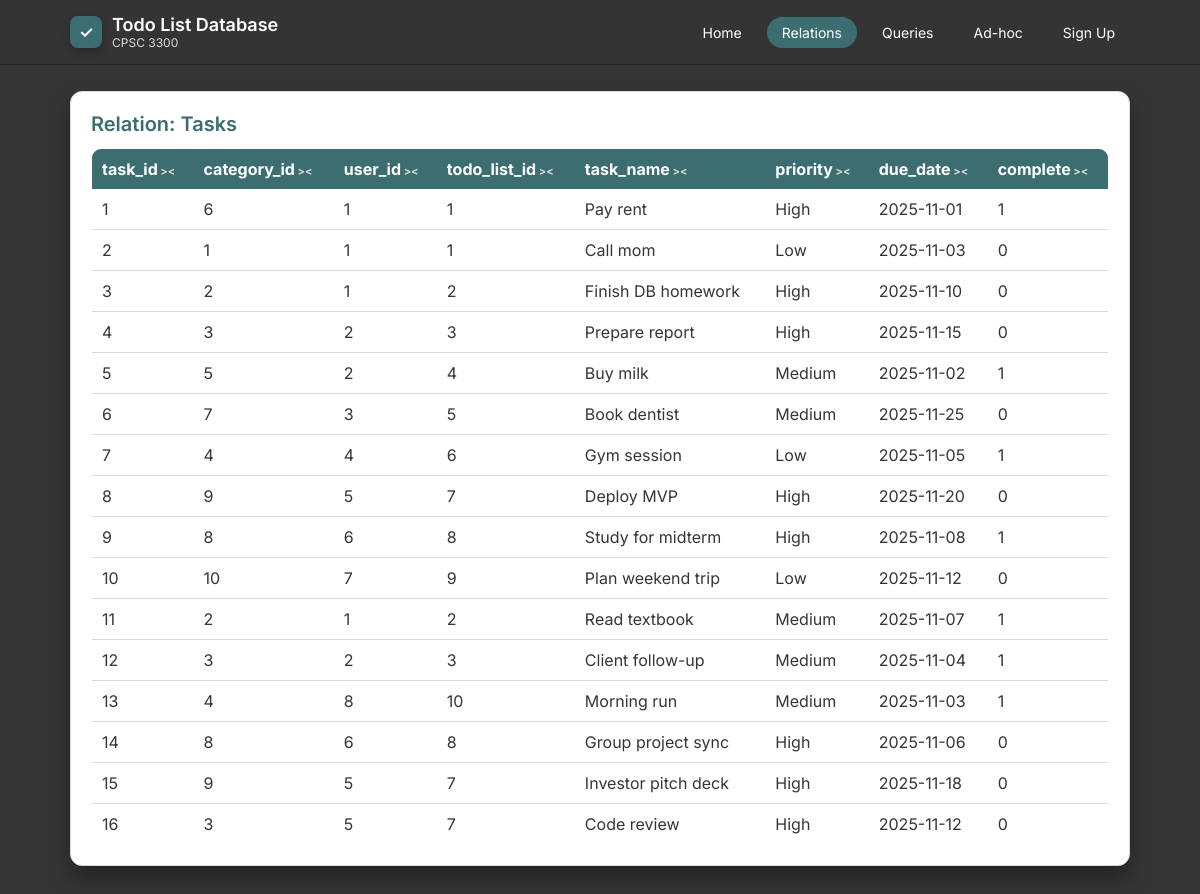
The page /relations.php?table=Tasks on the database its author committed.
### tables this page shows
CREATE TABLE Tasks (
    task_id      INT AUTO_INCREMENT PRIMARY KEY,
    category_id  INT NOT NULL,
    user_id      INT NOT NULL,
    todo_list_id INT NOT NULL,
    task_name         VARCHAR(200) NOT NULL,
    priority     ENUM('Low','Medium','High') NOT NULL DEFAULT 'Medium',
    due_date     DATE,
    complete     TINYINT(1) NOT NULL DEFAULT 0,

    FOREIGN KEY (category_id)  REFERENCES Category(category_id),
    FOREIGN KEY (user_id)      REFERENCES Users(user_id),
    FOREIGN KEY (todo_list_id) REFERENCES Todo_List(todo_list_id)
);

### relations.php (the view, shortened to what this page needs)
<?php
include 'db.php';
include 'header.php';
$currentTable = isset($_GET['table']) ? $_GET['table'] : null;
    ?>
<div class="card">
    <h2>Relation: <?php echo htmlspecialchars($currentTable); ?></h2>
    <?php
    try {
        $stmt = $pdo->query("SELECT * FROM $currentTable");
        $rows = $stmt->fetchAll();
        if (!$rows) {
            echo "<p>No data in this table.</p>";
        } else {
            echo "<table>";
            echo "<thead><tr>";
            foreach (array_keys($rows[0]) as $colName) {
                echo "<th class=\"sortable\">" . htmlspecialchars($colName) . "</th>";
            }
            echo "</tr></thead>";
            echo "<tbody>";
            foreach ($rows as $row) {
                echo "<tr>";
                foreach ($row as $val) {
                    echo "<td>" . htmlspecialchars((string)$val) . "</td>";
                }
                echo "</tr>";
            }
            echo "</tbody>";
            echo "</table>";
        }
    } catch (PDOException $e) {
        echo "<p><strong>Error reading table:</strong> " . htmlspecialchars($e->getMessage()) . "</p>";
    }
    ?>
</div>
</div></body></html>

### header.php (style rules this page uses)
:root { --bg-dark: #353535; --bg-card: #ffffff; --accent-blue: #3c6e71; --accent-blue2: #284b63; --text-light: #ffffff; --text-dark: #353535; --grey-soft: #d9d9d9; --radius: 12px; --shadow: 0 12px 22px rgba(0,0,0,0.35); }
* { box-sizing: border-box; }
body { margin: 0; padding: 0; background: var(--bg-dark); font-family: "Inter", sans-serif; color: var(--text-light); }
.card { background: var(--bg-card); border-radius: var(--radius); border: 1px solid var(--grey-soft); box-shadow: var(--shadow); padding: 20px; margin-bottom: 24px; color: var(--text-dark); }
.card h2 { margin: 0; font-size: 20px; font-weight: 600; color: var(--accent-blue); }
table { width: 100%; border-collapse: collapse; margin-top: 12px; background: var(--bg-card); border: 1px solid var(--grey-soft); border-radius: 10px; overflow: hidden; color: var(--text-dark); }
th { background: var(--accent-blue); padding: 10px; color: white; text-align: left; }
td { padding: 10px; border-bottom: 1px solid var(--grey-soft); }
th.sortable { cursor: pointer; }
th.sortable::after { content: ' ><'; font-size: 11px; color: var(--grey-soft); }

### rows shown on the page
tasks: val "1", category "6", task_name "Pay rent", priority "High", due_date "2025-11-01"
tasks: task_id "2", val "1", task_name "Call mom", priority "Low", due_date "2025-11-03", complete "0"
tasks: task_id "3", val "2", user "1", task_name "Finish DB homework", priority "High", due_date "2025-11-10", complete "0"
tasks: task_id "4", val "3", user "2", task_name "Prepare report", priority "High", due_date "2025-11-15", complete "0"
tasks: val "5", user "2", todo_list "4", task_name "Buy milk", priority "Medium", due_date "2025-11-02", complete "1"
tasks: task_id "6", category "7", user "3", todo_list "5", task_name "Book dentist", priority "Medium", due_date "2025-11-25", complete "0"
tasks: task_id "7", val "4", todo_list "6", task_name "Gym session", priority "Low", due_date "2025-11-05", complete "1"
tasks: task_id "8", category "9", user "5", todo_list "7", task_name "Deploy MVP", priority "High", due_date "2025-11-20", complete "0"
tasks: task_id "9", val "8", user "6", task_name "Study for midterm", priority "High", due_date "2025-11-08", complete "1"
tasks: val "10", user "7", todo_list "9", task_name "Plan weekend trip", priority "Low", due_date "2025-11-12", complete "0"
tasks: task_id "11", val "2", val "1", task_name "Read textbook", priority "Medium", due_date "2025-11-07"
tasks: task_id "12", val "3", user "2", task_name "Client follow-up", priority "Medium", due_date "2025-11-04", complete "1"
tasks: task_id "13", category "4", user "8", todo_list "10", task_name "Morning run", priority "Medium", due_date "2025-11-03", complete "1"
tasks: task_id "14", val "8", user "6", task_name "Group project sync", priority "High", due_date "2025-11-06", complete "0"
tasks: task_id "15", category "9", user "5", todo_list "7", task_name "Investor pitch deck", priority "High", due_date "2025-11-18", complete "0"
tasks: task_id "16", category "3", user "5", todo_list "7", task_name "Code review", priority "High", due_date "2025-11-12", complete "0"

### other values the page prints
$currentTable "Tasks"
$colName "task_id"
$colName "category_id"
$colName "user_id"
$colName "todo_list_id"
$colName "task_name"
$colName "priority"
$colName "due_date"
$colName "complete"
